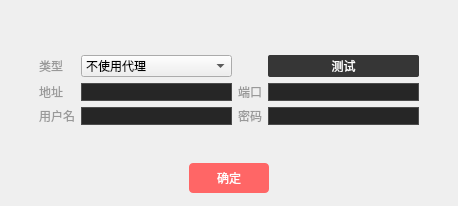
<?xml version="1.0" encoding="UTF-8"?>
<ui version="4.0">
 <class>VHNetworkProxy</class>
 <widget class="QDialog" name="VHNetworkProxy">
  <property name="geometry">
   <rect>
    <x>0</x>
    <y>0</y>
    <width>458</width>
    <height>206</height>
   </rect>
  </property>
  <property name="windowTitle">
   <string>Dialog</string>
  </property>
  <layout class="QGridLayout" name="gridLayout">
   <property name="leftMargin">
    <number>0</number>
   </property>
   <property name="topMargin">
    <number>0</number>
   </property>
   <property name="rightMargin">
    <number>0</number>
   </property>
   <property name="bottomMargin">
    <number>0</number>
   </property>
   <property name="spacing">
    <number>0</number>
   </property>
   <item row="0" column="0">
    <widget class="QWidget" name="widget" native="true">
     <property name="minimumSize">
      <size>
       <width>0</width>
       <height>37</height>
      </size>
     </property>
     <property name="maximumSize">
      <size>
       <width>16777215</width>
       <height>37</height>
      </size>
     </property>
     <layout class="QGridLayout" name="gridLayout_3">
      <property name="leftMargin">
       <number>0</number>
      </property>
      <property name="topMargin">
       <number>0</number>
      </property>
      <property name="rightMargin">
       <number>0</number>
      </property>
      <property name="bottomMargin">
       <number>0</number>
      </property>
      <property name="spacing">
       <number>0</number>
      </property>
      <item row="0" column="0">
       <layout class="QGridLayout" name="layout_title"/>
      </item>
     </layout>
    </widget>
   </item>
   <item row="1" column="0">
    <widget class="QWidget" name="widget_2" native="true">
     <layout class="QGridLayout" name="gridLayout_2">
      <item row="0" column="1" colspan="2">
       <widget class="QWidget" name="widget_3" native="true">
        <property name="styleSheet">
         <string notr="true">QLineEdit{ 
 background-color:rgb(38,38,38);
 border:1px solid white;
 border-color:rgb(76,76,76);
 font:12px;
 font-family : 微软雅黑;
 color:#999999;
}
QLabel{
font-size : 12px;
font-family : 微软雅黑;
color : #999999;
}</string>
        </property>
        <layout class="QGridLayout" name="gridLayout_4">
         <property name="leftMargin">
          <number>30</number>
         </property>
         <property name="rightMargin">
          <number>30</number>
         </property>
         <item row="1" column="0">
          <widget class="QLabel" name="label_proxy_ip">
           <property name="text">
            <string>地址</string>
           </property>
          </widget>
         </item>
         <item row="0" column="1">
          <widget class="ComboBox" name="comboBox_proxyEnable">
           <property name="currentIndex">
            <number>0</number>
           </property>
           <item>
            <property name="text">
             <string>不使用代理</string>
            </property>
           </item>
           <item>
            <property name="text">
             <string>使用代理</string>
            </property>
           </item>
           <item>
            <property name="text">
             <string>使用浏览器设置</string>
            </property>
           </item>
          </widget>
         </item>
         <item row="2" column="2">
          <widget class="QLabel" name="label_proxy_password">
           <property name="text">
            <string>密码</string>
           </property>
          </widget>
         </item>
         <item row="1" column="1">
          <widget class="QLineEdit" name="ip"/>
         </item>
         <item row="1" column="3">
          <widget class="QLineEdit" name="port"/>
         </item>
         <item row="0" column="0">
          <widget class="QLabel" name="label">
           <property name="text">
            <string>类型</string>
           </property>
          </widget>
         </item>
         <item row="3" column="0" colspan="4">
          <widget class="QLabel" name="label_tip">
           <property name="text">
            <string/>
           </property>
          </widget>
         </item>
         <item row="2" column="3">
          <widget class="QLineEdit" name="pwd"/>
         </item>
         <item row="2" column="0">
          <widget class="QLabel" name="label_proxy_name">
           <property name="text">
            <string>用户名</string>
           </property>
          </widget>
         </item>
         <item row="0" column="3">
          <widget class="QPushButton" name="btn_testing">
           <property name="enabled">
            <bool>true</bool>
           </property>
           <property name="sizePolicy">
            <sizepolicy hsizetype="Minimum" vsizetype="Preferred">
             <horstretch>0</horstretch>
             <verstretch>0</verstretch>
            </sizepolicy>
           </property>
           <property name="styleSheet">
            <string notr="true">QPushButton{font: 12px; color: rgb(255, 255, 255);}
QPushButton{background-color: rgb(54, 54, 54);border-radius: 2px;}
QPushButton:hover{background-color: rgb(93, 93, 93);border-radius: 2px;}
QPushButton:pressed{background-color:rgb(54, 54, 54);border: 1px solid rgb(184, 184, 184);border-radius: 2px;}
QPushButton:disabled{background-color: rgb(43, 43, 43);color:rgb(67,67,67);border-radius: 2px;}</string>
           </property>
           <property name="text">
            <string>测试</string>
           </property>
          </widget>
         </item>
         <item row="1" column="2">
          <widget class="QLabel" name="label_proxy_port">
           <property name="text">
            <string>端口</string>
           </property>
          </widget>
         </item>
         <item row="2" column="1">
          <widget class="QLineEdit" name="name"/>
         </item>
        </layout>
       </widget>
      </item>
      <item row="1" column="1" colspan="2">
       <widget class="QWidget" name="widget_4" native="true">
        <property name="sizePolicy">
         <sizepolicy hsizetype="Preferred" vsizetype="Expanding">
          <horstretch>0</horstretch>
          <verstretch>0</verstretch>
         </sizepolicy>
        </property>
        <layout class="QHBoxLayout" name="horizontalLayout">
         <property name="spacing">
          <number>0</number>
         </property>
         <property name="leftMargin">
          <number>0</number>
         </property>
         <property name="topMargin">
          <number>0</number>
         </property>
         <property name="rightMargin">
          <number>0</number>
         </property>
         <property name="bottomMargin">
          <number>0</number>
         </property>
         <item>
          <widget class="QPushButton" name="btn_sure">
           <property name="minimumSize">
            <size>
             <width>80</width>
             <height>30</height>
            </size>
           </property>
           <property name="maximumSize">
            <size>
             <width>80</width>
             <height>30</height>
            </size>
           </property>
           <property name="styleSheet">
            <string notr="true">QPushButton{font: 12px; color: rgb(255, 255, 255);}
QPushButton{background-color: rgb(255, 102, 102);border-radius: 4px;}
QPushButton:hover{background-color: rgb(233, 70, 68);border-radius: 4px;}
QPushButton:pressed{background-color: rgb(157, 31, 29);border: 1px solid rgb(184, 184, 184);border-radius: 4px;}</string>
           </property>
           <property name="text">
            <string>确定</string>
           </property>
          </widget>
         </item>
        </layout>
       </widget>
      </item>
     </layout>
    </widget>
   </item>
  </layout>
 </widget>
 <customwidgets>
  <customwidget>
   <class>ComboBox</class>
   <extends>QComboBox</extends>
   <header>combobox.h</header>
  </customwidget>
 </customwidgets>
 <resources>
  <include location="../VhallLive/project/VhallLive.qrc"/>
 </resources>
 <connections/>
</ui>
